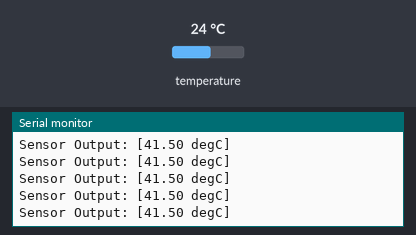
Recording of a sketch running on a simulated Arduino Uno, built with avr-gcc and run on an emulated ATmega328P. Parts: the last lines printed to the serial monitor. The test bench sets the inputs (shaded band); at power-on: temperature 24 °C.

Above: at 2.4 s.
2.5 s: temperature set to 12 °C
At 2.71 s:
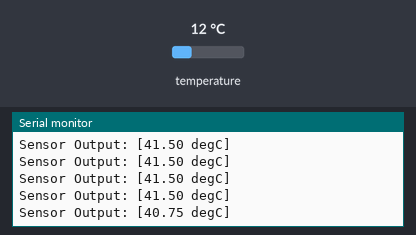
4.0 s: temperature set to 19 °C
At 4.02 s:
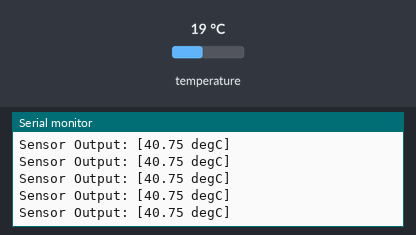
Timing chart, 0 to 7.0 s (numbered marks = the images above; inputs shaded):
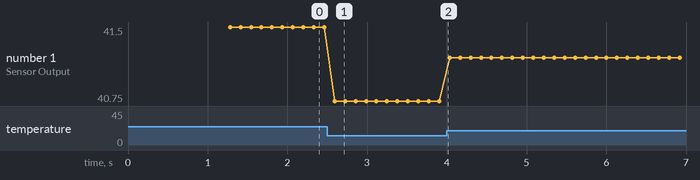

The sketch:

M1820.ino
```cpp
/*  Reads temperature data from the high accuracy Mysentech temperature sensor
  connected to pin 14. Make sure to use a 4.7k resistor from sensor data pin to Vcc (3.3V or 5V) */

#include <OneWire.h>
OneWire oneWire(14); // Data pin connected to digital pin 14

float readTemperature() { // The sensor need this sequnce to
    oneWire.reset(); // Reset the 1-Wire bus
    oneWire.write(0xcc); // Skip ROM command
    oneWire.write(0x44); // Convert temperature command
    delay(75); // Wait for conversion (adjust for 12-bit resolution)

    oneWire.reset(); // Reset the 1-Wire bus again
    oneWire.write(0xcc); // Skip ROM command
    oneWire.write(0xBE); // Read data without using scratchpad

    byte data[2];
    data[0] = oneWire.read();// Read two bytes of data
    data[1] = oneWire.read();

    // Combine the two bytes into a 16-bit raw temperature value
    unsigned short rawTemperature = (data[1] << 8) | data[0];
    // Convert raw temperature value to Celsius
    float temperature = (((short)rawTemperature) / 256.0 + 40.0);

    return temperature;
}

void setup() {
    Serial.begin(115200); // Initialize Serial communication at 115200 baud rate
Serial.println("serial enabled");
delay(1200);
Serial.println("starting now..");
}

void loop() {
    float temperature = readTemperature();
    Serial.print("Sensor Output: [");
    Serial.print(temperature);
    Serial.println(" degC]");
    delay(50);
}
```

Measured:
- after the input at 2.5 s, the serial monitor: prints a new line after 0.09 s (image 1)
- plotted number 1: 41.5 → 40.75 after the input at 2.5 s, 40.75 → 41.19 after the input at 4.0 s
